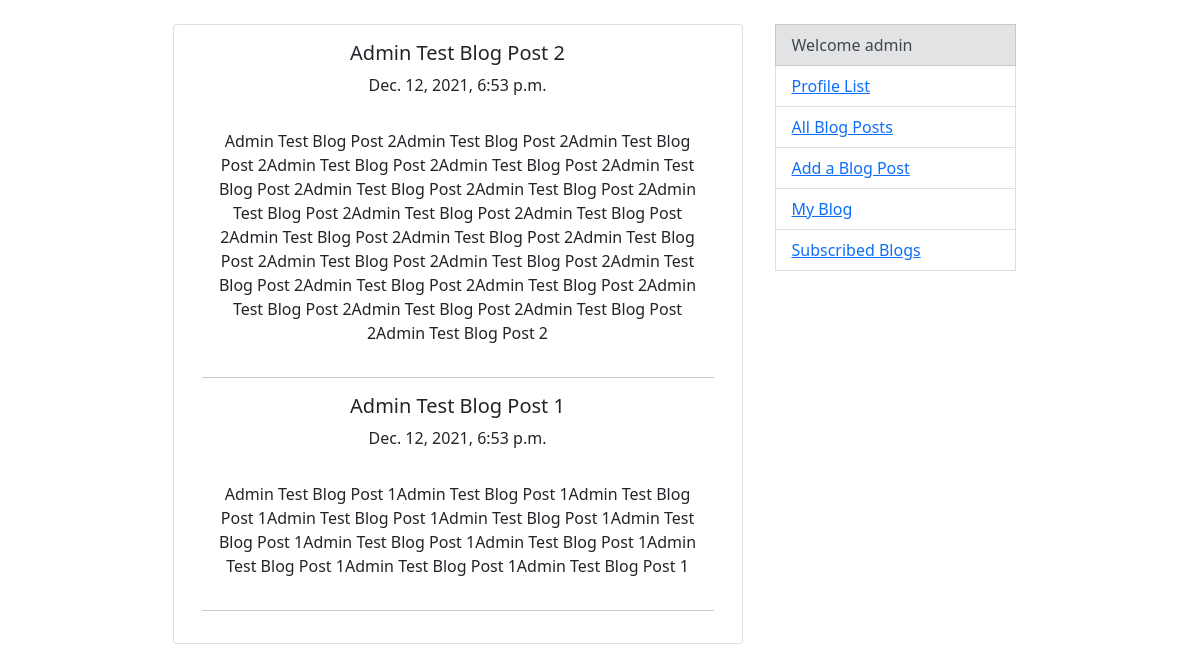
Page /blogs/1/ (signed in) on the earlier database version.
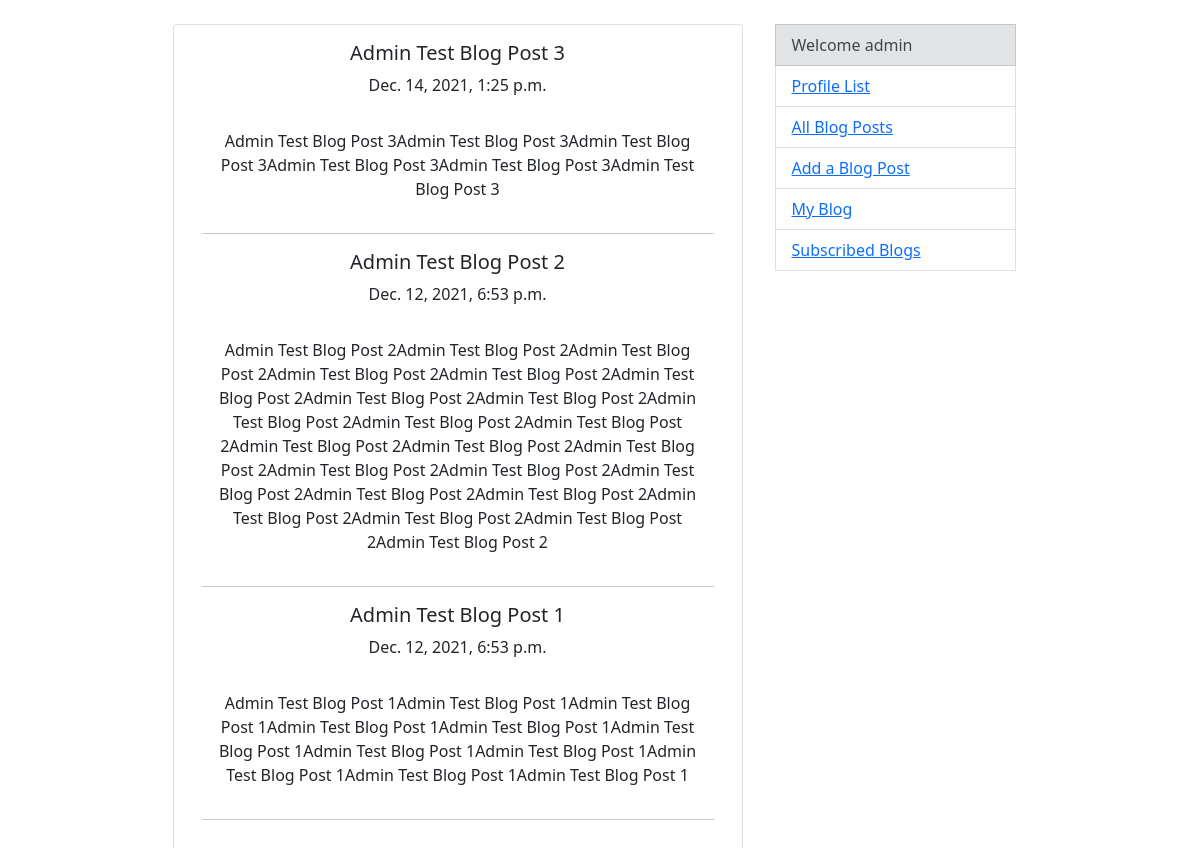
Same page on the later database version.
### blogs/models.py (models this page shows, shortened)
class BlogPost(models.Model):
    author = models.ForeignKey(Profile, on_delete=models.CASCADE)
    post_title = models.CharField("Post Title", max_length=150, unique=True)
    post_content = models.TextField("Content")
    created = models.DateTimeField(auto_now_add=True)
    class Meta:
        ordering = ("-created",)

### blogs/views.py (the view)
# urls.py: path('<pk>/', MyBlogListView.as_view(), name='my-blog'),
class MyBlogListView(ListView):
    model = BlogPost
    template_name = 'blogs/my_blog.html'
    context_object_name = "myblog"
    ordering = "-created"
    def get_queryset(self):
        return BlogPost.objects.filter(author__user=self.request.user)

### blogs/templates/blogs/my_blog.html (shortened to what this page needs)
{% extends 'base.html' %}
{% block content %}
    {% for post in myblog %}
        <h5 class="card-title">{{ post.post_title }}</h5>
        <p class="card-text">{{ post.created }}</p>
        <p class="card-body">{{ post.post_content }}</p>
        <hr>
    {% endfor %}
{% endblock %}

Differences in the rows shown:
added BlogPost: post_title "Admin Test Blog Post 3", created "Dec. 14, 2021, 1:25 p.m.", post_content "Admin Test Blog Post 3Admin Test Blog Post 3Admin Test Blog Post 3Admin Test Blog Post 3Admin Test Blog Post 3Admin Test Blog Post 3"
